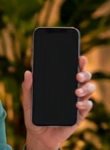
#> input picture launch-video/production-v4/tracking/0001.png, 110 x 150 px; its folder holds 4 pictures in this run
$ python track-phone.py
#> lines starting #> are read from the running program, lines starting #| are printed output that depends on the picture; after the words box and inside, x2 and y2 are one past the last pixel; in counts of white or black regions, pixels touching at a corner belong together
from pathlib import Path
import json, sys
from PIL import Image

ROOT = Path(__file__).resolve().parent
sys.path.insert(0, str(ROOT.parents[1] / '.local-tools/launch-tts'))
import numpy as np

def intersect(xline, yline):
    # x = a*y+b, y = c*x+d
    a,b = xline
    c,d = yline
    y = (c*b+d)/(1-c*a)
    return [a*y+b+710, y+190]

frames=[]
for i, path in enumerate(sorted((ROOT/'tracking').glob('*.png'))):
    arr=np.asarray(Image.open(path).convert('RGB'))
#> arr is the input picture: shape (150, 110, 3); mean R, G, B 76.2, 56.9, 30.5
    mask=(arr.max(axis=2)<48) & ((arr.max(axis=2)-arr.min(axis=2))<18)
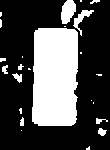
#> mask: shape (150, 110) bool; 30.4% white; 24 white regions (13 under 20 px), largest, box (x1, y1, x2, y2) and area: (32, 28, 78, 126) 4237, (61, 0, 76, 24) 261, (73, 10, 94, 36) 160
    # The display is the largest dark component around the expected centre.
    visited=set(); components=[]
    for y,x in zip(*np.where(mask)):
        if (int(y),int(x)) in visited: continue
        stack=[(int(y),int(x))]; points=[]; visited.add(stack[0])
        while stack:
            cy,cx=stack.pop(); points.append((cy,cx))
            for ny,nx in [(cy-1,cx),(cy+1,cx),(cy,cx-1),(cy,cx+1)]:
                if 0<=ny<mask.shape[0] and 0<=nx<mask.shape[1] and mask[ny,nx] and (ny,nx) not in visited:
                    visited.add((ny,nx)); stack.append((ny,nx))
        if len(points)>800: components.append(np.asarray(points))
#> this loop made 5010 passes
#> (y, x) on passes 1 to 3: (0, 67), (0, 68), (0, 69)
#> after the loop, components = 1 item; visited = 5010 items
    pts=max(components,key=len)
#> pts = 4237 pairs, first value 28 to 125, second value 32 to 77
    ymin,xmin=pts.min(axis=0); ymax,xmax=pts.max(axis=0)
#> after `ymin, xmin = pts.min(axis=0)`: ymin = 28; xmin = 32
#> after `ymax, xmax = pts.max(axis=0)`: ymax = 125; xmax = 77
    left=[]; right=[]; top=[]; bottom=[]
    for y in range(int(ymin+8),int(ymax-8)):
        row=pts[pts[:,0]==y,1]
        if len(row)>15: left.append((y,row.min())); right.append((y,row.max()))
#> after the loop, left = 81 pairs, first value 36 to 116, second value 32 to 34; right = 81 pairs, first value 36 to 116, second value 73 to 77
    for x in range(int(xmin+7),int(xmax-7)):
        col=pts[pts[:,1]==x,0]
        if len(col)>40: top.append((x,col.min())); bottom.append((x,col.max()))
#> after the loop, bottom = 31 pairs, first value 39 to 69, second value 125 to 125; top = 31 pairs, first value 39 to 69, second value 28 to 29
    fit=lambda values: np.polyfit(np.asarray(values)[:,0],np.asarray(values)[:,1],1)
    l,r,t,b=map(fit,[left,right,top,bottom])
#> l = [-0.0249, 35.29]; r = [-0.0297, 78.32]; t = [0.0169, 27.18]; b = [9.34e-16, 125]
    frames.append([intersect(l,t),intersect(r,t),intersect(r,b),intersect(l,b)])
#> in intersect, `a,b = xline`: a = -0.0249; b = 35.29
#> in intersect, `c,d = yline`: c = 0.0169; d = 27.18
#> in intersect, `y = (c*b+d)/(1-c*a)`: y = 27.77
#> pass 2 of the loop `for i, path in enumerate(sorted((ROOT/'tracking').glob('*.png'))):`:
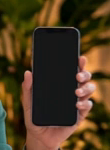
#> input picture launch-video/production-v4/tracking/0002.png, 110 x 150 px
#> arr is the input picture: shape (150, 110, 3); mean R, G, B 76.3, 57, 30.5
#> `mask=(arr.max(axis=2)<48) & ((arr.max(axis=2)-arr.min(axis=2))<18)`:
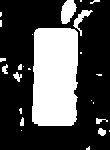
#> mask: shape (150, 110) bool; 30.2% white; 25 white regions (14 under 20 px), largest, box (x1, y1, x2, y2) and area: (32, 28, 78, 126) 4235, (61, 0, 77, 24) 265, (73, 10, 93, 36) 149
#> the loop `for y,x in zip(*np.where(mask)):` made 4987 passes
#> after the loop `for y,x in zip(*np.where(mask)):`: visited = 4987 items
#> pts = 4235 pairs, first value 28 to 125, second value 32 to 77
#> after the loop `for x in range(int(xmin+7),int(xmax-7)):`: top = 31 pairs, first value 39 to 69, second value 28 to 28
#> l = [-0.0256, 35.33]; r = [-0.029, 78.19]; t = [9.28e-18, 28]
#> pass 3 of the loop `for i, path in enumerate(sorted((ROOT/'tracking').glob('*.png'))):`:
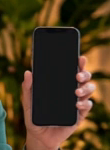
#> input picture launch-video/production-v4/tracking/0003.png, 110 x 150 px
#> arr is the input picture: shape (150, 110, 3); mean R, G, B 76.4, 57.1, 30.5
#> `mask=(arr.max(axis=2)<48) & ((arr.max(axis=2)-arr.min(axis=2))<18)`:
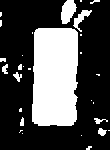
#> mask: shape (150, 110) bool; 30.3% white; 29 white regions (18 under 20 px), largest, box (x1, y1, x2, y2) and area: (32, 28, 78, 126) 4232, (61, 0, 77, 24) 262, (73, 10, 92, 32) 146
#> the loop `for y,x in zip(*np.where(mask)):` made 4995 passes
#> after the loop `for y,x in zip(*np.where(mask)):`: visited = 4995 items
#> pts = 4232 pairs, first value 28 to 125, second value 32 to 77
#> after the loop `for x in range(int(xmin+7),int(xmax-7)):`: bottom = 31 pairs, first value 39 to 69, second value 124 to 125
#> `l,r,t,b=map(fit,[left,right,top,bottom])`: l = [-0.0269, 35.4]; r = [-0.0288, 78.17]; b = [0.00282, 124.6]
#> the loop made 4 passes; the first 3 are shown

raw=np.asarray(frames)
smooth=np.stack([np.median(raw[max(0,i-1):min(len(raw),i+2)],axis=0) for i in range(len(raw))])
report={'sourceWidth':1176,'sourceHeight':784,'fps':12,'corners':np.round(smooth,3).tolist()}
(ROOT/'phone-track.json').write_text(json.dumps(report),encoding='utf-8')
(ROOT.parent/'src/data/phoneTrackV4.ts').write_text('export const PHONE_TRACK_V4 = '+json.dumps(report)+' as const;\n',encoding='utf-8')
print(f'Tracked {len(frames)} frames. First display corners: {report["corners"][0]}')
